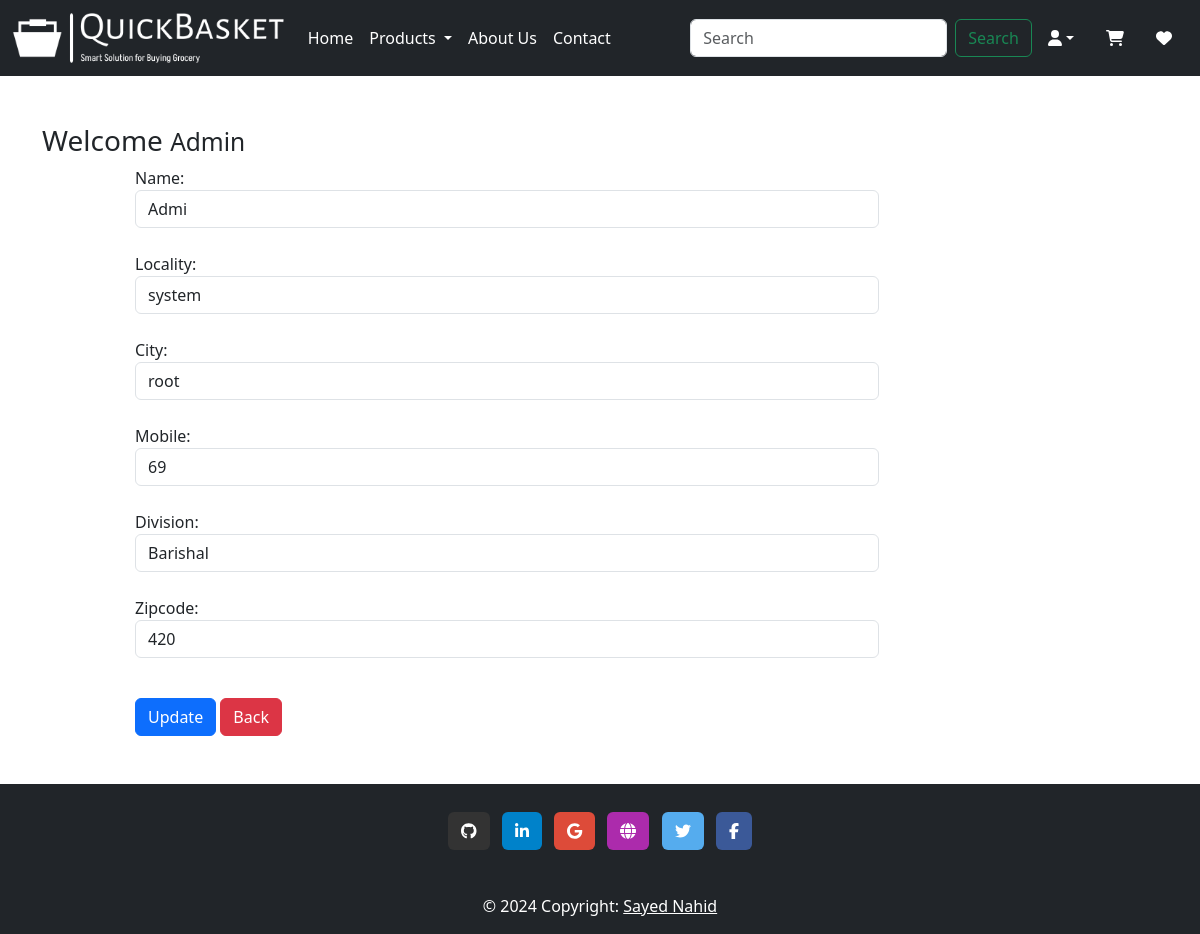
Screenshot of /updateAddress/1 (signed in) with the database file from the repository.
### myapp/models.py (models this page shows, shortened)
class Customer(models.Model):
    user = models.ForeignKey(User, on_delete=models.CASCADE)
    name = models.CharField(max_length=200)
    locality = models.CharField(max_length=200)
    city = models.CharField(max_length=50)
    mobile = models.IntegerField(default=0)
    zipcode = models.IntegerField()
    division = models.CharField(choices=DIV_CHOICES, max_length=100)

### myapp/views.py (the view, shortened to what this page needs)
# urls.py: path("updateAddress/<int:pk>", views.updateAddress.as_view(), name="updateAddress"),
@method_decorator(login_required, name='dispatch')
class updateAddress(View):
    def get(self, request, pk):
        totalitem = 0
        wishitem=0
        if request.user.is_authenticated:
            totalitem = len(Cart.objects.filter(user=request.user))
            wishitem = len(Wishlist.objects.filter(user=request.user))
        add = Customer.objects.get(pk=pk)
        form = CustomerProfileForm(instance=add)
        return render(request, 'app/updateAddress.html', locals())

### myapp/forms.py
class CustomerProfileForm(forms.ModelForm):
    class Meta:
        model = Customer
        fields = ['name', 'locality', 'city', 'mobile', 'division', 'zipcode']
        widgets={
            'name':forms.TextInput(attrs={'class': 'form-control'}),
            'locality':forms.TextInput(attrs={'class': 'form-control'}),
            'city':forms.TextInput(attrs={'class':'form-control'}),
            'mobile':forms.NumberInput(attrs={'class':'form-control'}),
            'division':forms.Select(attrs={'class': 'form-control'}),
            'zipcode':forms.NumberInput(attrs={'class': 'form-control'}),
        }

### myapp/templates/app/updateAddress.html (shortened to what this page needs)
{% extends "app/base.html" %}
{% load static %}
{% block main.content %}
<div class="container my-5">
    <div class="row">
        <h3>Welcome <small class="text-capitalize">{{request.user}}</small></h3>
    </div>
    <div class="col-sm-8 offset-sm-1">
        <form action="" method="POST">
            {% for fm  in form %}
                {{fm.label_tag}} {{fm}} <small class="text-danger">{{fm.errors|striptags}}</small>
                <br>
            {% endfor %}
            <div class="col-12 mt-3">
                <button type="submit" class="btn btn-primary">Update</button>
                <a href="{% url 'address' %}" type="button" class="btn btn-danger">Back</a>
            </div>
        </form>
    </div>
</div>
{% endblock main.content %}

### rows the page displays
Customer: form "Admi" "system" "root" "69" "Barishal" "420"

### other values shown
{{ request.user }} "Admin"
{{ fm.label_tag }} "Name:" "Locality:" "City:" "Mobile:" "Division:" "Zipcode:"
